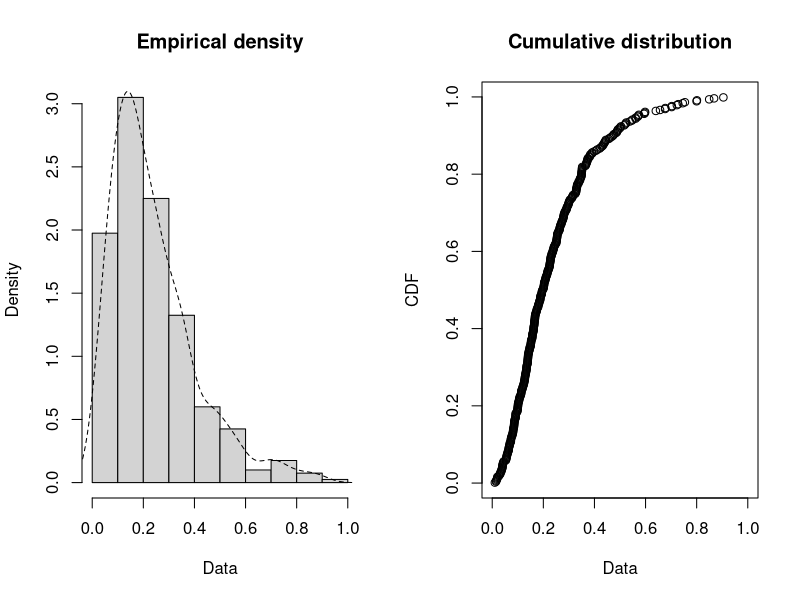
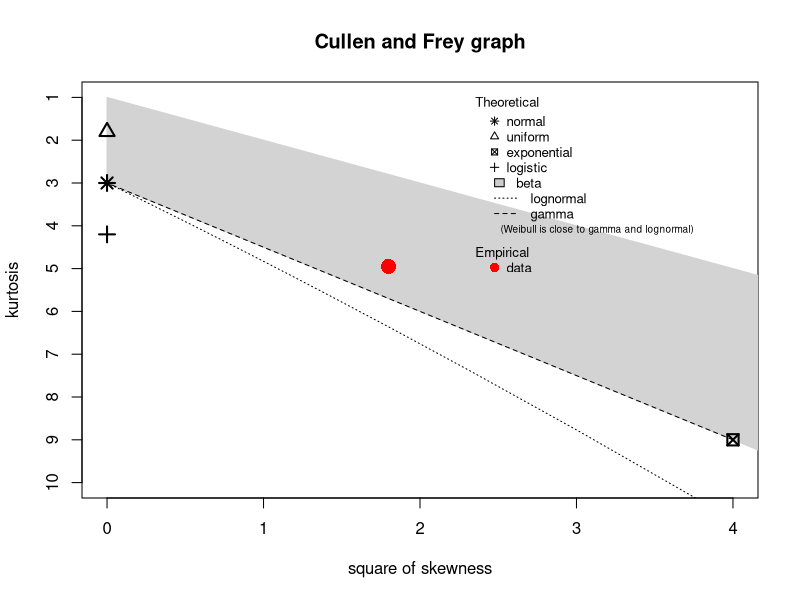
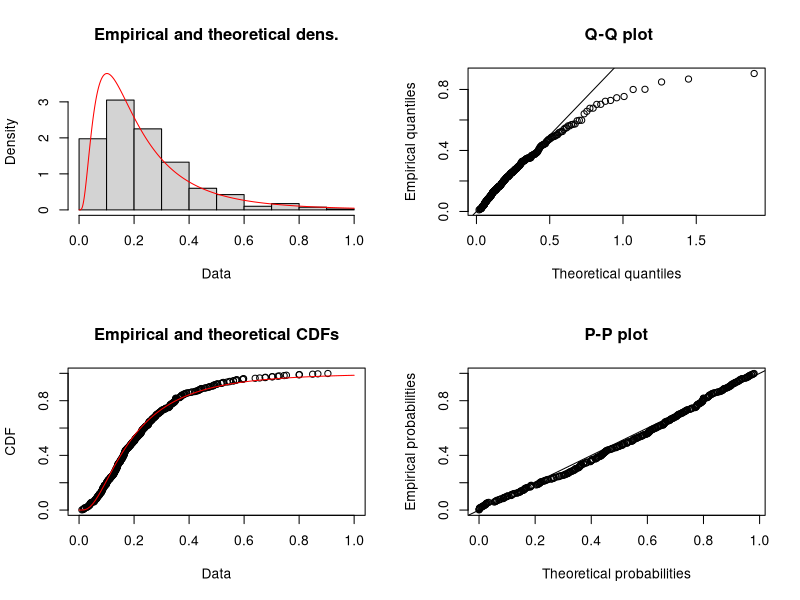
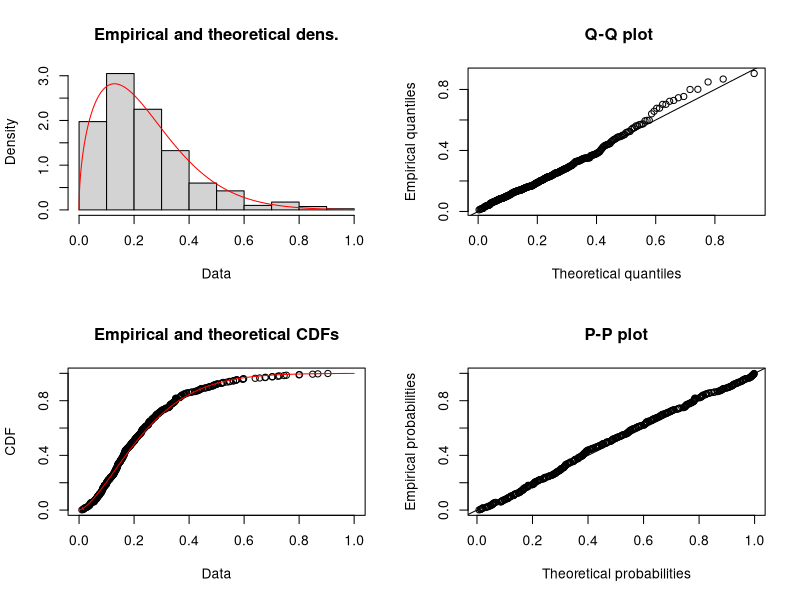
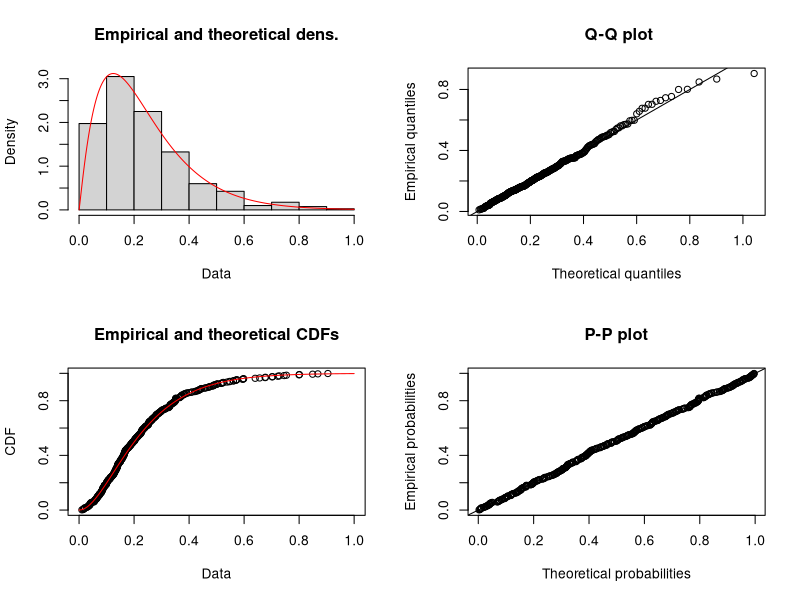
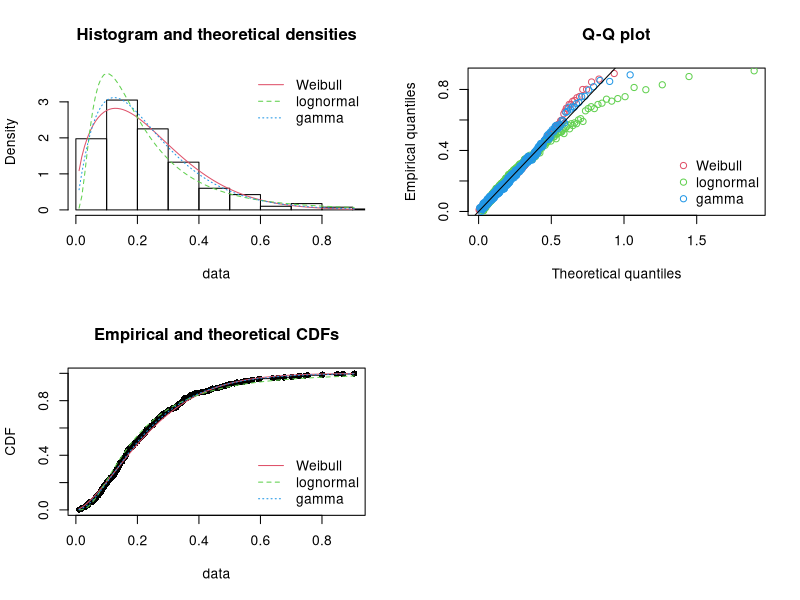

R code for these plots, in order:
library(fitdistrplus)
Data <- read.csv("SemiconductorData.csv", header=TRUE,
                    sep=",", na.strings=c("NA", ""), stringsAsFactors=FALSE, as.is=TRUE)
MyData <- Data$LOADUNLOAD
plotdist(Data$LOADUNLOAD, histo = TRUE, demp = TRUE)
descdist(MyData)
# fit a lognormal distribution to the LOS samples
fln <- fitdist(MyData, "lnorm")
summary(fln)
plot(fln)

# fit a weibull distribution
fw <- fitdist(MyData, "weibull")
summary(fw)
plot(fw)

# fit a gamma distribution
fg <- fitdist(MyData, "gamma")
summary(fg)
plot(fg)


# compare the fits
par(mfrow = c(2, 2))
plot.legend <- c("Weibull", "lognormal", "gamma")
denscomp(list(fw, fln, fg), legendtext = plot.legend)
qqcomp(list(fw, fln, fg), legendtext = plot.legend)
cdfcomp(list(fw, fln, fg), legendtext = plot.legend)

# Perform GofFit tests
gof_results <- gofstat(list(fw, fln, fg), fitnames = c("weibull", "lnorm", "gamma"))
gof_results
gof_results$kstest

gof_results$chisq
gof_results$chisqpvalue
gof_results$chisqtable
